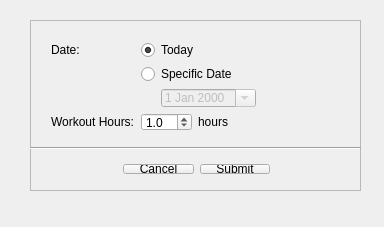
<?xml version="1.0" encoding="UTF-8"?>
<ui version="4.0">
 <class>StrengthWorkoutDataUI</class>
 <widget class="QMainWindow" name="StrengthWorkoutDataUI">
  <property name="geometry">
   <rect>
    <x>0</x>
    <y>0</y>
    <width>384</width>
    <height>227</height>
   </rect>
  </property>
  <property name="sizePolicy">
   <sizepolicy hsizetype="Fixed" vsizetype="Fixed">
    <horstretch>0</horstretch>
    <verstretch>0</verstretch>
   </sizepolicy>
  </property>
  <property name="minimumSize">
   <size>
    <width>384</width>
    <height>227</height>
   </size>
  </property>
  <property name="maximumSize">
   <size>
    <width>384</width>
    <height>227</height>
   </size>
  </property>
  <property name="windowTitle">
   <string>Enter Pulse Rate Data</string>
  </property>
  <widget class="QWidget" name="centralWidget">
   <widget class="QFrame" name="frame">
    <property name="geometry">
     <rect>
      <x>30</x>
      <y>20</y>
      <width>331</width>
      <height>171</height>
     </rect>
    </property>
    <property name="frameShape">
     <enum>QFrame::StyledPanel</enum>
    </property>
    <property name="frameShadow">
     <enum>QFrame::Raised</enum>
    </property>
    <widget class="QWidget" name="formLayoutWidget">
     <property name="geometry">
      <rect>
       <x>10</x>
       <y>10</y>
       <width>311</width>
       <height>112</height>
      </rect>
     </property>
     <layout class="QFormLayout" name="formLayout">
      <property name="fieldGrowthPolicy">
       <enum>QFormLayout::FieldsStayAtSizeHint</enum>
      </property>
      <item row="0" column="0">
       <widget class="QLabel" name="label">
        <property name="text">
         <string>Date:</string>
        </property>
       </widget>
      </item>
      <item row="0" column="1">
       <widget class="QRadioButton" name="radioToday">
        <property name="text">
         <string>Today</string>
        </property>
        <property name="checked">
         <bool>true</bool>
        </property>
       </widget>
      </item>
      <item row="1" column="1">
       <widget class="QRadioButton" name="radioDateSelect">
        <property name="text">
         <string>Specific Date</string>
        </property>
       </widget>
      </item>
      <item row="2" column="1">
       <layout class="QHBoxLayout" name="horizontalLayout_3">
        <item>
         <spacer name="horizontalSpacer">
          <property name="orientation">
           <enum>Qt::Horizontal</enum>
          </property>
          <property name="sizeType">
           <enum>QSizePolicy::Fixed</enum>
          </property>
          <property name="sizeHint" stdset="0">
           <size>
            <width>20</width>
            <height>20</height>
           </size>
          </property>
         </spacer>
        </item>
        <item>
         <widget class="QDateEdit" name="dateSelect">
          <property name="enabled">
           <bool>false</bool>
          </property>
          <property name="calendarPopup">
           <bool>true</bool>
          </property>
         </widget>
        </item>
       </layout>
      </item>
      <item row="3" column="0">
       <widget class="QLabel" name="label_2">
        <property name="text">
         <string>Workout Hours:</string>
        </property>
       </widget>
      </item>
      <item row="3" column="1">
       <layout class="QHBoxLayout" name="horizontalLayout_2">
        <item>
         <widget class="QDoubleSpinBox" name="spinWorkoutTime">
          <property name="decimals">
           <number>1</number>
          </property>
          <property name="maximum">
           <double>24.000000000000000</double>
          </property>
          <property name="singleStep">
           <double>0.500000000000000</double>
          </property>
          <property name="value">
           <double>1.000000000000000</double>
          </property>
         </widget>
        </item>
        <item>
         <widget class="QLabel" name="label_3">
          <property name="text">
           <string>hours</string>
          </property>
         </widget>
        </item>
       </layout>
      </item>
     </layout>
    </widget>
    <widget class="Line" name="line_2">
     <property name="geometry">
      <rect>
       <x>0</x>
       <y>120</y>
       <width>331</width>
       <height>16</height>
      </rect>
     </property>
     <property name="orientation">
      <enum>Qt::Horizontal</enum>
     </property>
    </widget>
    <widget class="QWidget" name="layoutWidget">
     <property name="geometry">
      <rect>
       <x>82</x>
       <y>133</y>
       <width>169</width>
       <height>32</height>
      </rect>
     </property>
     <layout class="QHBoxLayout" name="horizontalLayout">
      <item>
       <widget class="QPushButton" name="buttonCancel">
        <property name="text">
         <string>Cancel</string>
        </property>
       </widget>
      </item>
      <item>
       <widget class="QPushButton" name="buttonSubmit">
        <property name="text">
         <string>Submit</string>
        </property>
       </widget>
      </item>
     </layout>
    </widget>
   </widget>
  </widget>
  <widget class="QMenuBar" name="menuBar">
   <property name="geometry">
    <rect>
     <x>0</x>
     <y>0</y>
     <width>384</width>
     <height>22</height>
    </rect>
   </property>
  </widget>
 </widget>
 <layoutdefault spacing="6" margin="11"/>
 <resources/>
 <connections>
  <connection>
   <sender>radioDateSelect</sender>
   <signal>toggled(bool)</signal>
   <receiver>dateSelect</receiver>
   <slot>setEnabled(bool)</slot>
   <hints>
    <hint type="sourcelabel">
     <x>233</x>
     <y>74</y>
    </hint>
    <hint type="destinationlabel">
     <x>237</x>
     <y>102</y>
    </hint>
   </hints>
  </connection>
  <connection>
   <sender>buttonSubmit</sender>
   <signal>clicked()</signal>
   <receiver>StrengthWorkoutDataUI</receiver>
   <slot>submitData()</slot>
   <hints>
    <hint type="sourcelabel">
     <x>192</x>
     <y>190</y>
    </hint>
    <hint type="destinationlabel">
     <x>199</x>
     <y>153</y>
    </hint>
   </hints>
  </connection>
  <connection>
   <sender>buttonCancel</sender>
   <signal>clicked()</signal>
   <receiver>StrengthWorkoutDataUI</receiver>
   <slot>cancel()</slot>
   <hints>
    <hint type="sourcelabel">
     <x>152</x>
     <y>190</y>
    </hint>
    <hint type="destinationlabel">
     <x>199</x>
     <y>126</y>
    </hint>
   </hints>
  </connection>
 </connections>
 <slots>
  <slot>submitData()</slot>
  <slot>cancel()</slot>
 </slots>
</ui>
